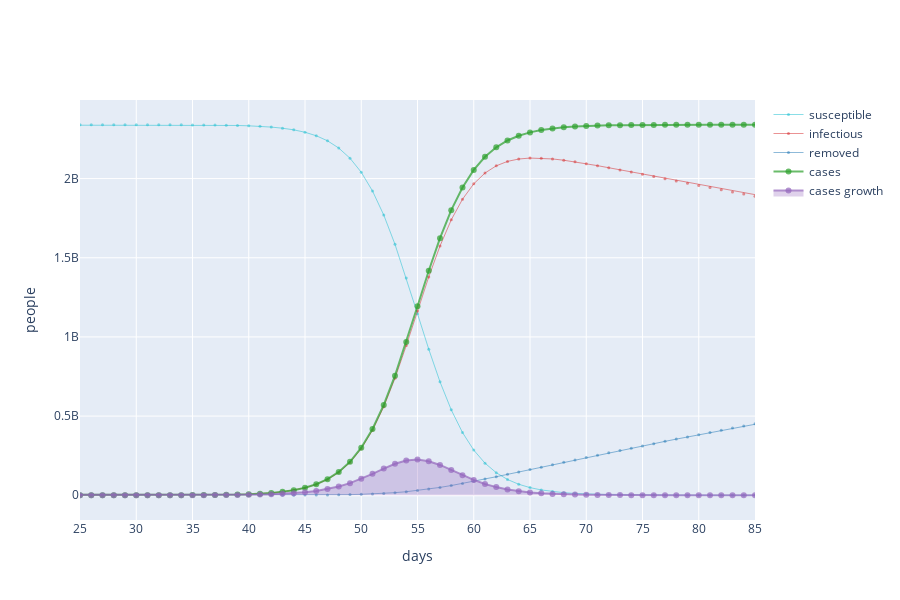

This figure's notebook cell:
### Markdown cell above
Results obtained for $N=0.3\cdot7.8\cdot10^9$ (30% of world population), only one initial infected case (constant $b_0=0$), transition rate `S->I` $\beta=0.25$ (or typical time between contacts $T_c=0.25$ days, or [basic reproduction number](https://en.wikipedia.org/wiki/Basic_reproduction_number) $R_0=4$ one person can infect 4 people per day), transition rate `I->R`  $\gamma=0.07$ (or typical time until recovery/decease $T_r=0.07$ days)  and $h_s=0.1$ (jump step of the numerical integration) are shown below:

### Code cell
# Parameters of the model
N = 0.3*7.8e9 # 30% of world population
b0 = 0 # one initial infected case

R0 = 4 # basic 
Tc = 1/R0 # typical time between contacts [days]  one person can infect 4 people per day
beta = 1/Tc # transition rate S->I

Tr = 14 # typical time until recovery/decease [days]
gamma = 1/Tr # transition rate I->R

hs = 0.1 # leap pass

susceptible, infectious, removed = SIR(N, b0, beta, gamma, hs)

# infectious + removed = confirmed cases (sigmoid)
infectrem = (np.array(infectious) + np.array(removed))*N
# growth rate of confirmed cases
casesgrowth = np.gradient(infectrem)

figC = go.Figure()

figC.add_trace(go.Scatter(y=np.array(susceptible)*N, mode='lines+markers', name='susceptible', marker=dict(size=3), 
                          line=dict(color='rgba(23,190,207,0.5)', width=1))) # blue-teal

figC.add_trace(go.Scatter(y=np.array(infectious)*N, mode='lines+markers', name='infectious', marker=dict(size=3), 
                          line=dict(color='rgba(214,39,40,0.5)', width=1))) # brick_red

figC.add_trace(go.Scatter(y=np.array(removed)*N, mode='lines+markers', name='removed', marker=dict(size=3), 
                          line=dict(color='rgba(31,119,180,0.5)', width=1))) # muted_blue

figC.add_trace(go.Scatter(y=infectrem, mode='lines+markers', name='cases', 
                          line=dict(color='rgba(44,160,44,0.7)', width=2))) # cooked_asparagus_green

figC.add_trace(go.Scatter(y=casesgrowth, mode='lines+markers', name='cases growth', 
                          fill='tozeroy', fillcolor='rgba(148,103,189,0.3)', 
                          line=dict(color='rgba(148,103,189,0.7)', width=2))) # muted_purple

figC.update_layout(autosize=False, width=900, height=600)
figC.update_layout(xaxis=dict(tickmode='linear', tick0=0, dtick=5))
figC.update_yaxes(title_text='people')
figC.update_xaxes(title_text='days', range=[25, 85])
figC.show()

### Figure 1 — Plotly figure (JSON) as saved in the notebook; plotly's stock layout.template omitted (floating-point values rounded to 4 significant figures; data arrays with more than 128 entries replaced by an {"elided": "..."} marker saying what was removed)
{"data": [{"line": {"color": "rgba(23,190,207,0.5)", "width": 1}, "marker": {"size": 3}, "mode": "lines+markers", "name": "susceptible", "type": "scatter", "y": {"elided": "10000 float values"}}, {"line": {"color": "rgba(214,39,40,0.5)", "width": 1}, "marker": {"size": 3}, "mode": "lines+markers", "name": "infectious", "type": "scatter", "y": {"elided": "10000 float values"}}, {"line": {"color": "rgba(31,119,180,0.5)", "width": 1}, "marker": {"size": 3}, "mode": "lines+markers", "name": "removed", "type": "scatter", "y": {"elided": "10000 float values"}}, {"line": {"color": "rgba(44,160,44,0.7)", "width": 2}, "mode": "lines+markers", "name": "cases", "type": "scatter", "y": {"elided": "10000 float values"}}, {"fill": "tozeroy", "fillcolor": "rgba(148,103,189,0.3)", "line": {"color": "rgba(148,103,189,0.7)", "width": 2}, "mode": "lines+markers", "name": "cases growth", "type": "scatter", "y": {"elided": "10000 float values"}}], "layout": {"autosize": false, "height": 600, "width": 900, "xaxis": {"dtick": 5, "range": [25, 85], "tick0": 0, "tickmode": "linear", "title": {"text": "days"}}, "yaxis": {"title": {"text": "people"}}}}
